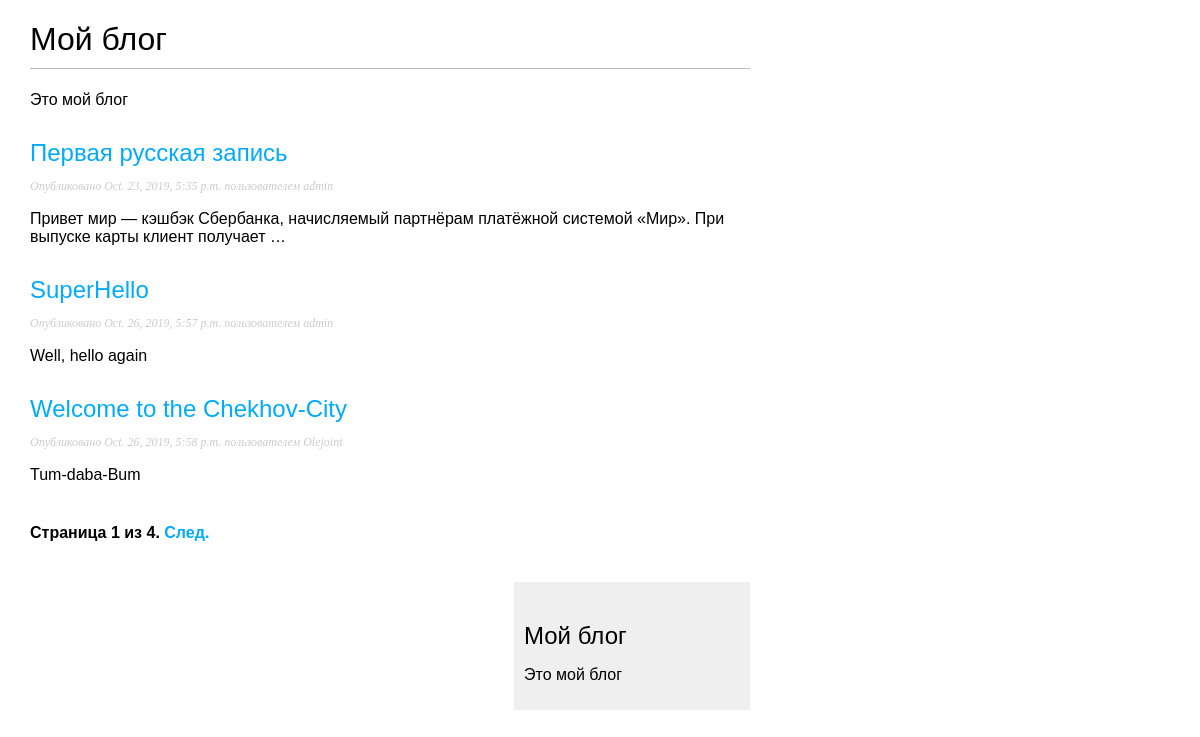
Screenshot of /blog/ with the database file from the repository.
### blog/models.py (models this page shows)
class Post(models.Model):
    STATUS_CHOICES = (
        ('draft', 'Draft'),
        ('published', 'Published'),
    )
    title = models.CharField(max_length=250)
    slug = models.SlugField(max_length=250, unique_for_date='publish')
    author = models.ForeignKey(User, on_delete=models.CASCADE, related_name='blog_posts')
    body = models.TextField()
    publish = models.DateTimeField(default=timezone.now)
    created = models.DateTimeField(auto_now_add=True)
    updated = models.DateTimeField(auto_now=True)
    status = models.CharField(max_length=10, choices=STATUS_CHOICES, default='draft')
    objects = models.Manager()  # менеджер по умолчанию
    published = PublishedManager()  # наш новый менеджер
    def get_absolute_url(self):
        return reverse('blog:post_detail',
                       args=[self.publish.year,
                             self.publish.month, self.publish.day,
                             self.slug])

### blog/views.py (the view)
# urls.py: path('', views.PostListView.as_view(), name='post_list'),
class PostListView(ListView):
    queryset = Post.published.all()
    context_object_name = 'posts'
    paginate_by = 3
    template_name = 'blog/post/list.html'

### blog/templates/blog/post/list.html (shortened to what this page needs)
{% extends "blog/base.html" %}
{% block content %}
    <h1>Мой блог</h1>
     <p>Это мой блог</p>
    {% for post in posts %}
        <h2>
            <a href="{{ post.get_absolute_url }}">{{ post.title }}</a>
        </h2>
        <p class="date">Опубликовано {{ post.publish }} пользователем {{ post.author }}</p>
        {{ post.body|truncatewords:15|linebreaks }}
    {% endfor %}
{% include "pagination.html" with page=page_obj %}
{% endblock %}

### blog/static/css/blog.css (style rules this page uses)
body { margin:0; padding:0; font-family:helvetica, sans-serif; }
a { color:#00abff; text-decoration:none; }
h1 { font-weight:normal; border-bottom:1px solid #bbb; padding:0 0 10px 0; }
h2 { font-weight:normal; margin:30px 0 0; }
p.date { color:#ccc; font-family: georgia, serif; font-size: 12px; font-style: italic; }

### rows the page displays
Post: title "Первая русская запись", publish "Oct. 23, 2019, 5:35 p.m.", author "admin", body "Привет мир — кэшбэк Сбербанка, начисляемый партнёрам платёжной системой «Мир». При выпуске карты клиент получает …"
Post: title "SuperHello", publish "Oct. 26, 2019, 5:57 p.m.", author "admin", body "Well, hello again"
Post: title "Welcome to the Chekhov-City", publish "Oct. 26, 2019, 5:58 p.m.", author "Olejoint", body "Tum-daba-Bum"

### other values shown
{{ page.number }} "1"
{{ page.paginator.num_pages }} "4"
